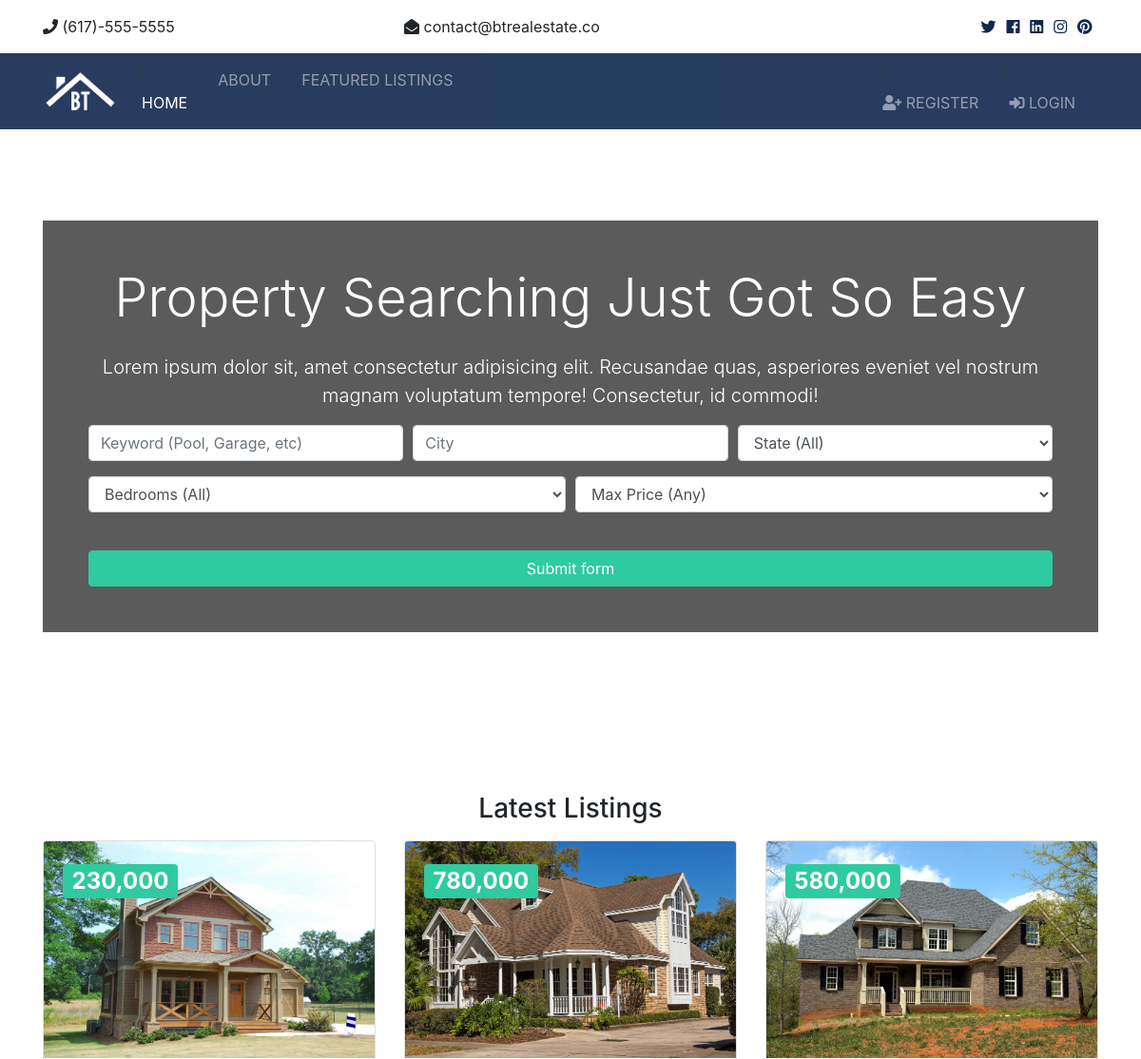
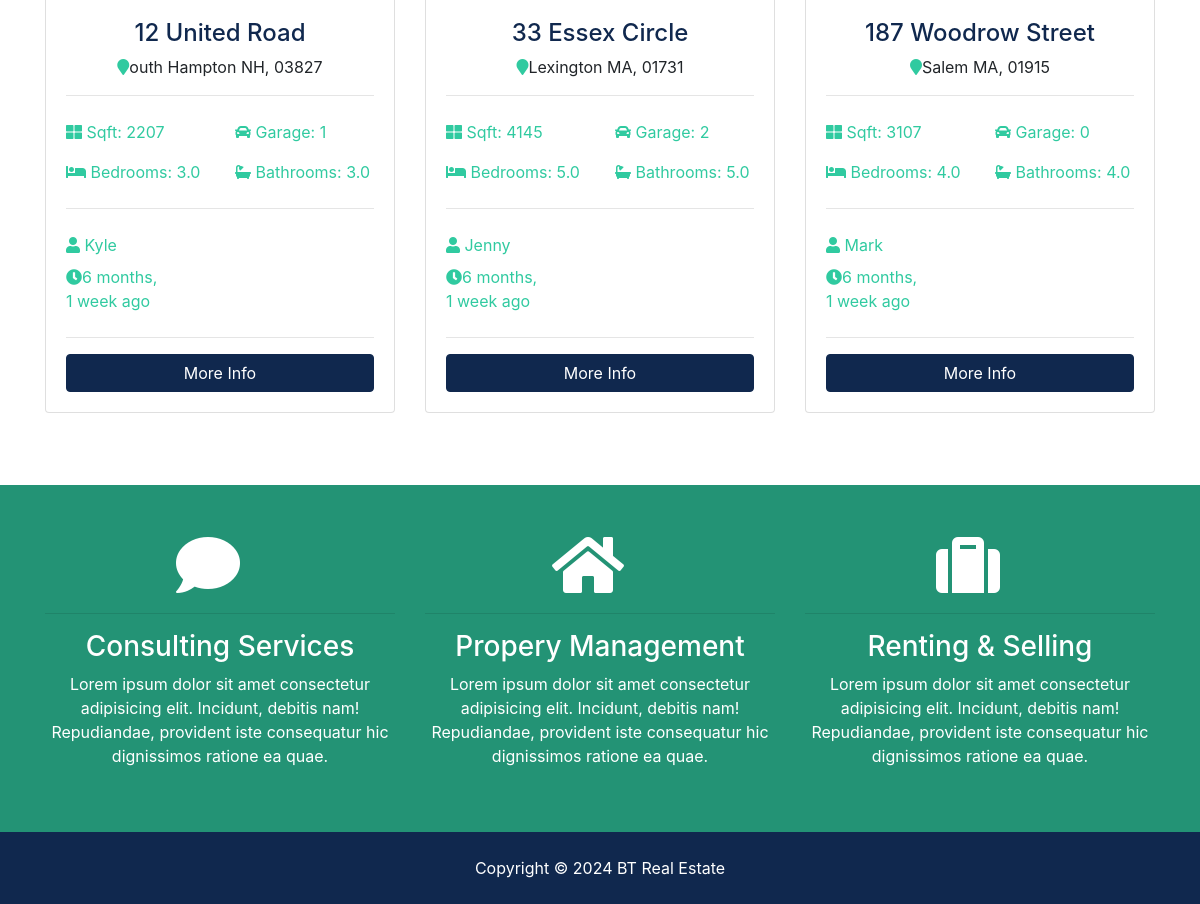
The page / on the database its author committed (2 pictures, top to bottom).
### listing/models.py (models this page shows)
class Listing(models.Model):
    realtor = models.ForeignKey(Realtor, models.DO_NOTHING)
    title = models.CharField(max_length=100)
    address = models.CharField(max_length=200)
    city = models.CharField(max_length=100)
    state = models.CharField(max_length=100)
    zipcode = models.CharField(max_length=50)
    description = models.TextField(blank=True)
    price = models.IntegerField()
    bedrooms = models.DecimalField(max_digits=2, decimal_places=1)
    garage = models.IntegerField(default=0)
    sqft = models.IntegerField()
    lot_size = models.DecimalField(max_digits=5, decimal_places=1)
    photo_main = models.ImageField(upload_to='photo/%Y/%m/%d', blank=True)
    photo1 = models.ImageField(upload_to='photo/%Y/%m/%d', blank=True)
    photo2 = models.ImageField(upload_to='photo/%Y/%m/%d', blank=True)
    photo3 = models.ImageField(upload_to='photo/%Y/%m/%d', blank=True)
    photo4 = models.ImageField(upload_to='photo/%Y/%m/%d', blank=True)
    photo5 = models.ImageField(upload_to='photo/%Y/%m/%d', blank=True)
    photo6 = models.ImageField(upload_to='photo/%Y/%m/%d', blank=True)
    is_published = models.BooleanField(default=True)
    list_date = models.DateTimeField(default=datetime.now, blank=True)
    def __str__(self):
        return self.title+''

### realtors/models.py (models this page shows)
class Realtor(models.Model):
    name = models.CharField(max_length=100)
    photo = models.ImageField(upload_to='photos/%Y/%m/%d')
    description = models.TextField(blank=True)
    phone = models.CharField(max_length=20)
    email = models.CharField(max_length=50)
    is_mvp = models.BooleanField(default=False)
    hire_date = models.DateTimeField(default=datetime.now, blank=True)
    def __str__(self):
        return self.name+''

### pages/views.py (the view)
# urls.py: path('', views.index, name='index' ),
def index(request):
    listings = Listing.objects.filter(is_published = True).order_by('-list_date')[:3]
    context = {
        'listings': listings,
        'bedroom_choices':bedroom_choices,
        'price_choices': price_choices,
        'state_choices': state_choices
    }
    print(context)
    return render(request, 'pages/index.html', context)

### templates/pages/index.html (shortened to what this page needs)
{% extends 'base.html' %} {% block content %} {% load humanize %}
<section id="showcase">
    <div class="container text-center">
        <div class="home-search p-5">
            <div class="overlay p-5">
                <h1 class="display-4 mb-4">
                    Property Searching Just Got So Easy
                </h1>
                <p class="lead">
                    Lorem ipsum dolor sit, amet consectetur adipisicing elit.
                    Recusandae quas, asperiores eveniet vel nostrum magnam
                    voluptatum tempore! Consectetur, id commodi!
                </p>
                <div class="search">
                    <form action="{%url 'search'%}">
                        <div class="form-row">
                            <div class="col-md-4 mb-3">
                                <input
                                    type="text"
                                    name="keywords"
                                    class="form-control"
                                    placeholder="Keyword (Pool, Garage, etc)"
                                />
                            </div>
                            <div class="col-md-4 mb-3">
                                <input
                                    type="text"
                                    name="city"
                                    class="form-control"
                                    placeholder="City"
                                />
                            </div>
                            <div class="col-md-4 mb-3">
                                <select name="state" class="form-control">
                                    <option selected="true" disabled="disabled">
                                        State (All)
                                    </option>
                                </select>
                            </div>
                        </div>
                        <div class="form-row">
                            <div class="col-md-6 mb-3">
                                <select name="bedrooms" class="form-control">
                                    <option selected="true" disabled="disabled">
                                        Bedrooms (All)
                                    </option>
                                </select>
                            </div>
                            <div class="col-md-6 mb-3">
                                <select
                                    name="price"
                                    class="form-control"
                                    id="type"
                                >
                                    <option selected="true" disabled="disabled">
                                        Max Price (Any)
                                    </option>
                                </select>
                            </div>
                        </div>
                        <button
                            class="btn btn-secondary btn-block mt-4"
                            type="submit"
                        >
                            Submit form
                        </button>
                    </form>
                </div>
            </div>
        </div>
    </div>
</section>
{% load humanize %}
<section id="listings" class="py-5">
    <div class="container">
        <h3 class="text-center mb-3">Latest Listings</h3>
        <div class="row">
            {% if listings %} {% for item in listings %}
            <div class="col-md-6 col-lg-4 mb-4">
                <div class="card listing-preview">
                    <img
                        class="card-img-top"
                        src="{{item.photo_main.url}}"
                        alt=""
                    />
                    <div class="card-img-overlay">
                        <h2>
                            <span class="badge badge-secondary text-white"
                                >{{item.price|intcomma}}</span
                            >
                        </h2>
                    </div>
                    <div class="card-body">
                        <div class="listing-heading text-center">
                            <h4 class="text-primary">{{item.title}}</h4>
                            <p>
                                <i class="fas fa-map-marker text-secondary"></i
                                >{{item.city}} {{item.state}}, {{item.zipcode}}
                            </p>
                        </div>
                        <hr />
                        <div class="row py-2 text-secondary">
                            <div class="col-6">
                                <i class="fas fa-th-large"></i> Sqft:
                                {{item.sqft}}
                            </div>
                            <div class="col-6">
                                <i class="fas fa-car"></i> Garage:
                                {{item.garage}}
                            </div>
                        </div>
                        <div class="row py-2 text-secondary">
                            <div class="col-6">
                                <i class="fas fa-bed"></i> Bedrooms:
                                {{item.bedrooms}}
                            </div>
                            <div class="col-6">
                                <i class="fas fa-bath"></i> Bathrooms:
                                {{item.bedrooms}}
                            </div>
                        </div>
                        <hr />
                        <div class="row py-2 text-secondary">
                            <div class="col-6">
                                <i class="fas fa-user"></i> {{item.realtor}}
                            </div>
                        </div>
                        <div
                            class="row text-secondary 12 United Road outh Hampton NH, 03827 Sqft: 2207 Garage: 1 pb-2"
                        >
                            <div class="col-6">
                                <i class="fas fa-clock"></i
                                >{{item.list_date|naturaltime}}
                            </div>
                        </div>
                        <hr />
                        <a
                            href="{% url 'listing' item.id %}"
                            class="btn btn-primary btn-block"
                            >More Info</a
                        >
                    </div>
                </div>
            </div>
            {% endfor %} {% else %}
            <p>No listing available</p>
            {% endif %}
        </div>
    </div>
</section>
<section id="services" class="py-5 bg-secondary text-white">
    <div class="container">
        <div class="row text-center">
            <div class="col-md-4">
                <i class="fas fa-comment fa-4x mr-4"></i>
                <hr />
                <h3>Consulting Services</h3>
                <p>
                    Lorem ipsum dolor sit amet consectetur adipisicing elit.
                    Incidunt, debitis nam! Repudiandae, provident iste
                    consequatur hic dignissimos ratione ea quae.
                </p>
            </div>
            <div class="col-md-4">
                <i class="fas fa-home fa-4x mr-4"></i>
                <hr />
                <h3>Propery Management</h3>
                <p>
                    Lorem ipsum dolor sit amet consectetur adipisicing elit.
                    Incidunt, debitis nam! Repudiandae, provident iste
                    consequatur hic dignissimos ratione ea quae.
                </p>
            </div>
            <div class="col-md-4">
                <i class="fas fa-suitcase fa-4x mr-4"></i>
                <hr />
                <h3>Renting & Selling</h3>
                <p>
                    Lorem ipsum dolor sit amet consectetur adipisicing elit.
                    Incidunt, debitis nam! Repudiandae, provident iste
                    consequatur hic dignissimos ratione ea quae.
                </p>
            </div>
        </div>
    </div>
</section>
{% endblock %}

### templates/base.html (shortened to what this page needs)
{% load static %}
<!DOCTYPE html>
<html lang="en">
<head>
    {% load static %}
    <link rel="stylesheet" href="{% static 'css/all.css' %}">
    <link rel="stylesheet" href="{% static 'css/bootstrap.css' %}">
    <link rel="stylesheet" href="{% static 'css/style.css' %}">
    <link rel="stylesheet" href="{% static 'css/lightbox.min.css' %}">
</head>
<body>
    {% include 'partials/_topbar.html' %}
    {% include 'partials/_navbar.html' %}
    {% block content %}{% endblock %}
    {% include 'partials/_footer.html' %}
</body>
</html>

### templates/partials/_topbar.html
  <section id="top-bar" class="p-3">
    <div class="container">
      <div class="row">
        <div class="col-md-4">
          <i class="fas fa-phone"></i> (617)-555-5555
        </div>
        <div class="col-md-4">
          <i class="fas fa-envelope-open"></i> contact@btrealestate.co
        </div>
        <div class="col-md-4">
          <div class="social text-right">
            <a href="#">
              <i class="fab fa-twitter"></i>
            </a>
            <a href="#">
              <i class="fab fa-facebook"></i>
            </a>
            <a href="#">
              <i class="fab fa-linkedin"></i>
            </a>
            <a href="#">
              <i class="fab fa-instagram"></i>
            </a>
            <a href="#">
              <i class="fab fa-pinterest"></i>
            </a>
          </div>
        </div>
      </div>
    </div>
  </section>

### templates/partials/_navbar.html (shortened to what this page needs)
{% load static %}
  <nav class="navbar navbar-expand-lg navbar-dark bg-primary sticky-top">
    <div class="container">
      <a class="navbar-brand" href="{% url 'index' %}">
        <img src="{% static 'img/logo.png' %}" class="logo" alt="">
      </a>
      <div class="collapse navbar-collapse" id="navbarNavAltMarkup">
        <ul class="navbar-nav">
          <li
          {% if '/' == request.path %}
            class="nav-item active mr-3">
          {% else %}
           class = "nav-item mr-3"
          {% endif%}>
            <a class="nav-link" href="{% url 'index' %}">Home</a>
          </li>
          <li
          {% if 'about' in request.path %}
            class="nav-item active mr-3">
          {% else %}
           class = "nav-item mr-3"
          {% endif%}>
            <a class="nav-link" href="{% url 'about' %}">About</a>
          </li>
          <li {% if 'listings' in request.path %}
            class="nav-item active mr-3">
          {% else %}
           class = "nav-item mr-3"
          {% endif%}>
            <a class="nav-link" href="{% url 'listings' %}">Featured Listings</a>
          </li>
        </ul>
        <ul class="navbar-nav ml-auto">
          {% if user.is_authenticated %}
            <li
          {% if 'dashboard' in request.path %}
            class="nav-item active mr-3">
          {% else %}
           class = "nav-item mr-3"
          {% endif%}>
          >
            <a class="nav-link" href="{% url 'dashboard' %}">Welcome {{user.username}} (Dashboard)</a>
          </li>
          <li class="nav-item mr-3">
           <a href="javascript: {document.getElementById('logout').submit()}" class="nav-link">
            <i class="fas fa-sign-out-alt">Logout</i>
           </a>
           <form action="{% url 'logout' %}" method="POST" id="logout">
            {% csrf_token %}
            <input type="hidden">
           </form>
          </li>
          {% else %}
          <li
          {% if 'register' in request.path %}
            class="nav-item active mr-3">
          {% else %}
           class = "nav-item mr-3"
          {% endif%}>
            <a class="nav-link" href="{% url 'register' %}">
              <i class="fas fa-user-plus"></i> Register</a>
          </li>
          <li
          {% if 'login' in request.path %}
            class="nav-item active mr-3">
          {% else %}
           class = "nav-item mr-3"
          {% endif%}>
            <a class="nav-link" href="{% url 'login' %}">
              <i class="fas fa-sign-in-alt"></i>
              Login</a>
          </li>
          {% endif %}
        </ul>
      </div>
    </div>
  </nav>

### templates/partials/_footer.html
  <footer id="main-footer" class="py-4 bg-primary text-white text-center">
    Copyright &copy;
    <span class="year"></span> BT Real Estate
  </footer>

### rows shown on the page
Listing: photo_main (picture), price "230,000", title "12 United Road", city "outh Hampton", state "NH", zipcode "03827", sqft "2207", garage "1", bedrooms "3.0", realtor "Kyle", list_date "6 months, 1 week ago"
Listing: photo_main (picture), price "780,000", title "33 Essex Circle", city "Lexington", state "MA", zipcode "01731", sqft "4145", garage "2", bedrooms "5.0", realtor "Jenny", list_date "6 months, 1 week ago"
Listing: photo_main (picture), price "580,000", title "187 Woodrow Street", city "Salem", state "MA", zipcode "01915", sqft "3107", garage "0", bedrooms "4.0", realtor "Mark", list_date "6 months, 1 week ago"
